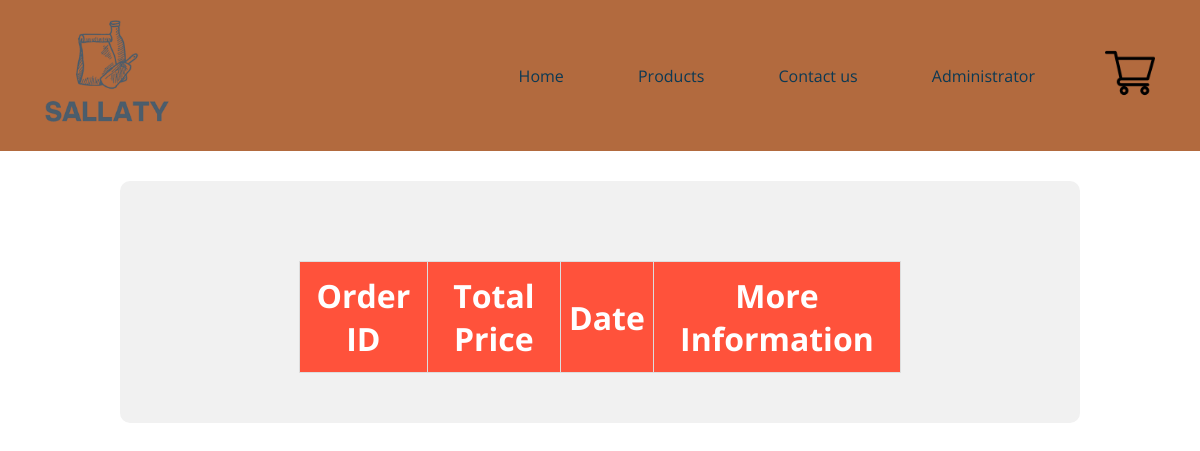
The app's page /Orders.php (signed in), older data.
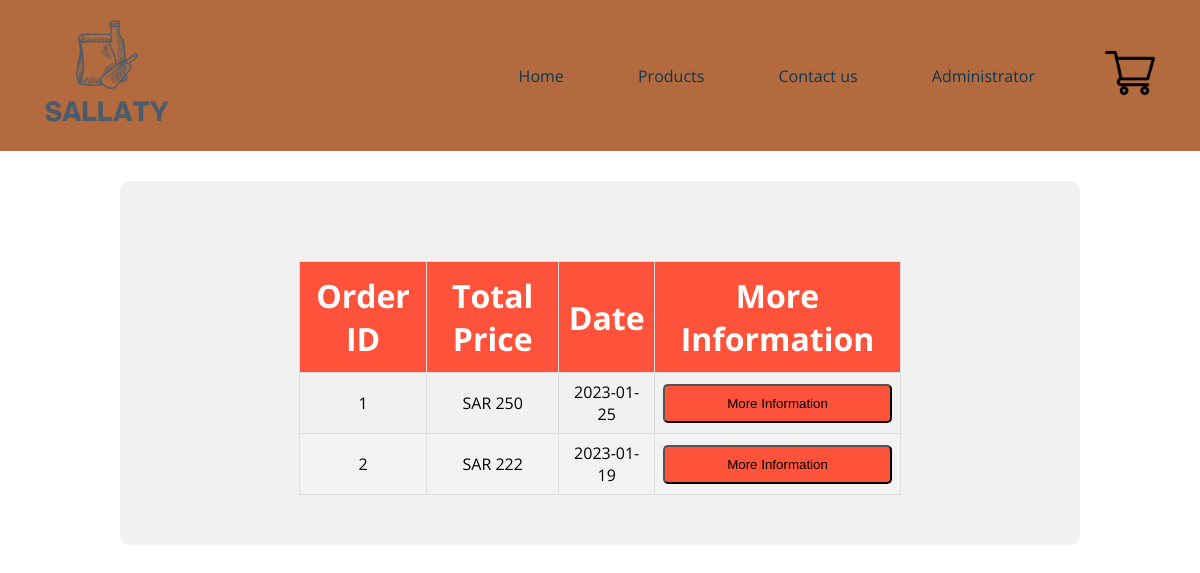
The same page, newer data.
### tables this page shows
CREATE TABLE `orders` (
  `id` int(11) NOT NULL,
  `order_date` date NOT NULL,
  `Total Price` int(255) NOT NULL
);

### Orders.php (the view, shortened to what this page needs)
<!DOCTYPE html>
<html>
<head>
  <link rel="stylesheet" href="style.css">
</head>
<body>
  <div class="header" id="myHeader">
    <div class="container">
      <div class="navbar">
        <div class="logo">
          <a href="index.html"><img src="images/logo-corp-prev.png" width="125px"></a>
        </div>
        <nav>
          <ul>
            <li><a href="index.html">Home</a></li>
            <li><a href="Products.php">Products</a></li>
            <li><a href="Contact.html">Contact us</a></li>
            <li><a href="Administrator.php">Administrator</a></li>
          </ul>
        </nav>
        <a href="Cart.html"><img src="images/Cart.png" width="50px" height="50px"></a>
      </div>
    </div>
  </div>
  <div class="Display-Orders">
    <table class="Table-Orders">
      <thead>
        <tr>
          <th>
            <h1>Order ID</h1>
          </th>
          <th>
            <h1>Total Price</h1>
          </th>
          <th>
            <h1>Date</h1>
          </th>
          <th>
            <h1>More Information</h1>
          </th>
        </tr>
      </thead>
      <tbody>
        <?php
        $conn = mysqli_connect("localhost", "root", "", "sallatydb");
        $query = "SELECT * FROM Orders";
        $result = mysqli_query($conn, $query);
        while ($row = mysqli_fetch_assoc($result)) {
        ?>
          <tr>
            <td><?php echo $row['id']; ?></td>
            <td>SAR <?php echo $row['Total Price']; ?></td>
            <td><?php echo $row['order_date']; ?></td>
            <td><a href="One Order.php?id=<?php echo $row['id'];?>"><button type="button" class="More-Information-btn"> More Information</button></a></td>
          </tr>
        <?php
        }
        ?>
      </tbody>
    </table>
  </div>
</body>
</html>

Row changes from the older to the newer data that the page shows:
added orders: id "1", Total Price "250", order_date "2023-01-25"
added orders: id "2", Total Price "222", order_date "2023-01-19"
